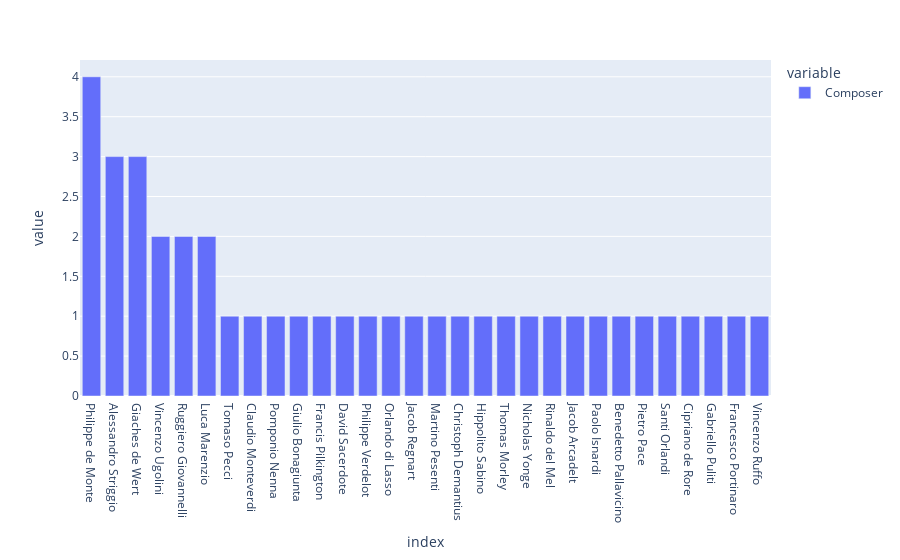

Notebook cell for this chart:
### Code cell
px.bar(topp)

### Figure 1 — Plotly figure (JSON) as saved in the notebook; plotly's stock layout.template omitted (floating-point values rounded to 4 significant figures)
{"data": [{"alignmentgroup": "True", "hovertemplate": "variable=Composer<br>index=%{x}<br>value=%{y}<extra></extra>", "legendgroup": "Composer", "marker": {"color": "#636efa", "pattern": {"shape": ""}}, "name": "Composer", "offsetgroup": "Composer", "orientation": "v", "showlegend": true, "textposition": "auto", "type": "bar", "x": ["Philippe de Monte", "Alessandro Striggio", "Giaches de Wert", "Vincenzo Ugolini", "Ruggiero Giovannelli", "Luca Marenzio", "Tomaso Pecci", "Claudio Monteverdi", "Pomponio Nenna", "Giulio Bonagiunta", "Francis Pilkington", "David Sacerdote", "Philippe Verdelot", "Orlando di Lasso", "Jacob Regnart", "Martino Pesenti", "Christoph Demantius", "Hippolito Sabino", "Thomas Morley", "Nicholas Yonge", "Rinaldo del Mel", "Jacob Arcadelt", "Paolo Isnardi", "Benedetto Pallavicino", "Pietro Pace", "Santi Orlandi", "Cipriano de Rore", "Gabriello Puliti", "Francesco Portinaro", "Vincenzo Ruffo"], "xaxis": "x", "y": [4, 3, 3, 2, 2, 2, 1, 1, 1, 1, 1, 1, 1, 1, 1, 1, 1, 1, 1, 1, 1, 1, 1, 1, 1, 1, 1, 1, 1, 1], "yaxis": "y"}], "layout": {"barmode": "relative", "legend": {"title": {"text": "variable"}, "tracegroupgap": 0}, "margin": {"t": 60}, "xaxis": {"anchor": "y", "domain": [0, 1], "title": {"text": "index"}}, "yaxis": {"anchor": "x", "domain": [0, 1], "title": {"text": "value"}}}}
